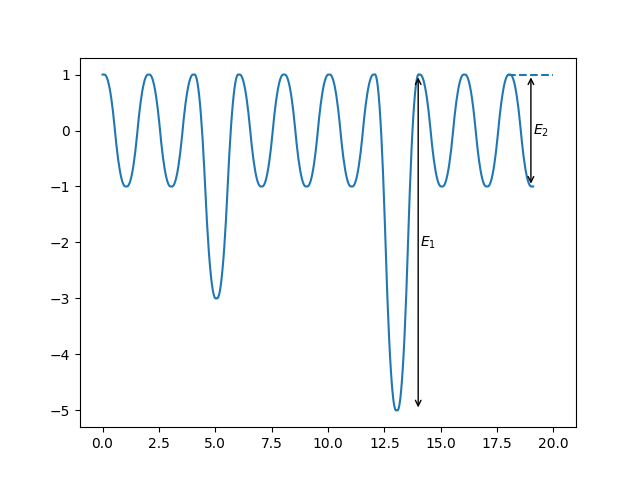

Python code for this plot:
from pyenergydiagram import State, Diagram
import matplotlib.pyplot as plt

states = [State((-1) ** i) for i in range(20)]

states[5] = State(-3)
states[13] = State(-5)
my_diagram = Diagram(states)

plt.plot(my_diagram.x, my_diagram.y)

my_diagram.add_dotted_line(states[-2], dx_right=2)
my_diagram.add_arrow(states[14], states[13], "$E_1$")
my_diagram.add_arrow(states[-1], states[-2], "$E_2$")
plt.show()
